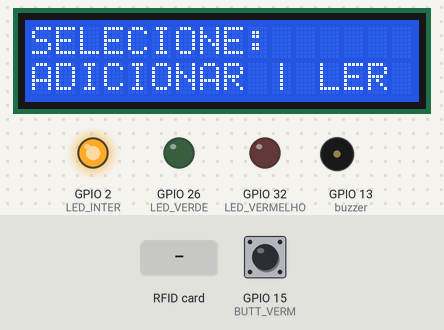
The program below on a simulated ESP32. Shown: 16×2 character LCD, output pins drawn as LEDs (lit = HIGH), buzzer (waves = sounding). The inputs (shaded band) are chosen by the test bench; at power-on: GPIO 15 (BUTT_VERM) HIGH. WiFi joins after 1.5 s; servers stay silent unless stated; uploads are accepted with an empty reply; what the program prints to the serial monitor is not drawn.

Above: at 2.9 s.
3.0 s: GPIO 15 (BUTT_VERM) pulled LOW for 0.15 s
At 3.9 s:
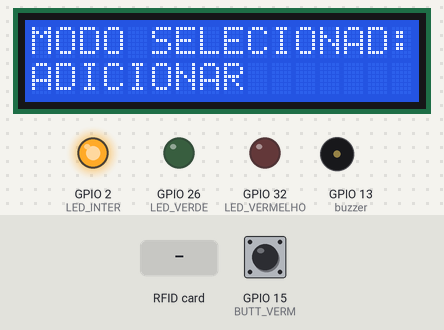
At 5.9 s:
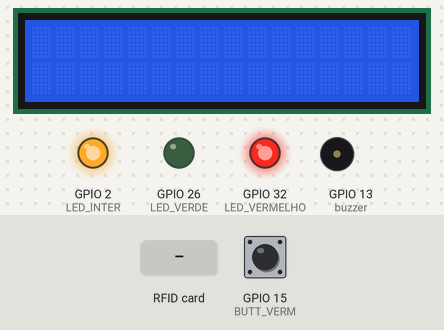
6.1 s: RFID card 5E 7A 19 C4 held to the reader
At 7.9 s:
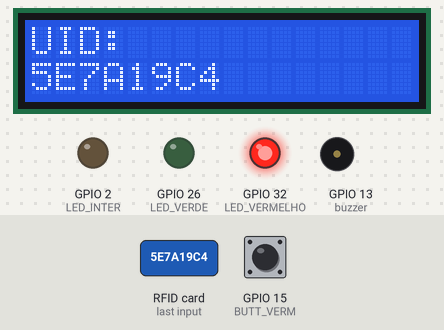
Timing chart, 0 to 14.3 s (numbered marks = the images above; inputs shaded):
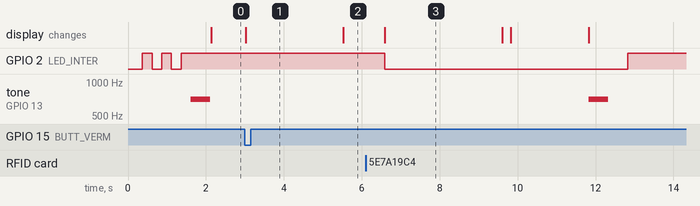

Measured:
- after the input at 3.0 s, GPIO 32 (LED_VERMELHO): LOW → HIGH after 2.5 s; the display: changes at once (image 1)
- after the input at 6.1 s, GPIO 2 (LED_INTER): HIGH → LOW after 0.48 s, → HIGH 6.2 s later; tone on GPIO 13 (buzzer): silent → 700 Hz after 5.7 s, → silent 0.50 s later; the display: changes after 0.50 s (image 3)

The program:

main.cpp
```cpp
// INCLUIR BIBLIOTECAS
#include <Arduino.h>
#include <MFRC522.h>
#include <WiFi.h>
#include <HTTPClient.h>
#include <Wire.h>
#include <LiquidCrystal_I2C.h>
#include <SPI.h>

// PINOS
#define SS_PIN 5                    //--> PINOS PARA O RFID
#define RST_PIN 27                  //--> PINOS PARA O RFID
#define buzzer 13                   //--> PINO DO BUZZER
#define LED_INTER 2                 //--> PINO PARA O LED INTERNO
#define LED_VERMELHO 32             //--> PINO PARA O LED VERMELHO
#define LED_VERDE 26                //--> PINO PARA O LED VERDE
#define BUTT_VERM 15                //--> PINO BOTÃO VERMELHO
#define BUTT_AZUL 27                //--> PINO BOTÃO AZUL
MFRC522 mfrc522(SS_PIN, RST_PIN);   //--> CRIAR INSTANCIA PARA MODULO RFID.
LiquidCrystal_I2C lcd(0x27, 16, 2); //--> Inicia o LCD
WiFiServer server(80);              //--> PORTA DO SERVIDOR

// VARIAVEIS
const char *ssid = "ETEC de Lins";
const char *password = "";

int readsuccess;
byte readcard[4];
char str[32] = "";
String StrUID;
String payload;
bool btVermelho;
bool btAzul;
String IP = "20.226.76.59";
bool modo;

// TRANSFORMA A UID DO CARTÃO EM STRING LEGIVEL
void ArrayPraSting(byte array[], unsigned int len, char buffer[])
{
  for (unsigned int i = 0; i < len; i++)
  {
    byte nib1 = (array[i] >> 4) & 0x0F;
    byte nib2 = (array[i] >> 0) & 0x0F;
    buffer[i * 2 + 0] = nib1 < 0xA ? '0' + nib1 : 'A' + nib1 - 0xA;
    buffer[i * 2 + 1] = nib2 < 0xA ? '0' + nib2 : 'A' + nib2 - 0xA;
  }
  buffer[len * 2] = '\0';
}

// LÊ E VERIRICA SE O CARTÃO ESTÁ PRESENTE
int getid()
{
  if (!mfrc522.PICC_IsNewCardPresent())
  {
    return 0;
  }
  if (!mfrc522.PICC_ReadCardSerial())
  {
    return 0;
  }

  Serial.print("O UID DO CARTÃO É: ");

  for (int i = 0; i < 4; i++)
  {
    readcard[i] = mfrc522.uid.uidByte[i];
    ArrayPraSting(readcard, 4, str);
    StrUID = str;
  }
  mfrc522.PICC_HaltA();
  return 1;
}

// LCD
void InserirLCD(String info, String info2, int temp)
{
  lcd.setCursor(0, 0);
  lcd.print(info);
  lcd.setCursor(0, 1);
  lcd.print(info2);
  delay(temp);
  lcd.clear();
}

// BUZZER
void apito(int tempo)
{
  ledcWriteTone(0, 700); // ACIONA O BUZZER
  delay(tempo);
  ledcWriteTone(0, 0); // DESATIVA O BUZZER
}

// WIFI
void conectWifi()
{
  Serial.print("Conectando");
  while (WiFi.status() != WL_CONNECTED)
  {
    Serial.print(".");
    digitalWrite(LED_INTER, LOW);
    delay(250);
    digitalWrite(LED_INTER, HIGH);
    delay(250);
  }

  digitalWrite(LED_INTER, HIGH);
  Serial.println("");
  Serial.print("Conectado a : ");
  Serial.println(ssid);
  Serial.print("Endereço de IP: ");
  Serial.println(WiFi.localIP());
  apito(500);
  Serial.print('\n');
}

// SETUP
void setup()
{
  Serial.begin(9600);
  SPI.begin();
  mfrc522.PCD_Init();
  lcd.init();               //--> Inicia o LCD
  lcd.backlight();          //--> Inicia o Backlight do LCD
  ledcAttachPin(buzzer, 0); //--> INICIALIZA O BUZZER
  pinMode(LED_INTER, OUTPUT);
  pinMode(LED_VERMELHO, OUTPUT);
  pinMode(LED_VERDE, OUTPUT);
  pinMode(BUTT_VERM, INPUT_PULLUP);
  pinMode(BUTT_AZUL, INPUT_PULLUP);

  WiFi.begin(ssid, password); //--> nem precisa falar oq isso faz né?
  conectWifi();

  server.begin(); //--> INICIAR SERVIDOR HTTP
  lcd.setCursor(0, 0);
  lcd.print("SELECIONE:");
  lcd.setCursor(0, 1);
  lcd.print("ADICIONAR | LER");
  Serial.print("MODO:");

  while (true)
  {
    btVermelho = digitalRead(BUTT_VERM);
    btAzul = digitalRead(BUTT_AZUL);

    if (btVermelho == true && btAzul == false)
    {
      lcd.clear();
      Serial.print(" LER! \n");
      InserirLCD("MODO SELECIONAD:", "LER", 2500);
      modo = true;
      break;
    }
    else if (btAzul == true && btVermelho == false)
    {
      lcd.clear();
      Serial.print(" ADICIONAR! \n");
      InserirLCD("MODO SELECIONAD:", "ADICIONAR", 2500);
      modo = false;
      break;
    }
  }
}

// LOOP
void loop()
{
  digitalWrite(LED_VERMELHO, HIGH);
  digitalWrite(LED_INTER, HIGH);

  readsuccess = getid();
  //--> LER O CARTÃO
  if (modo == true)
  {
    if (readsuccess)
    {
      digitalWrite(LED_INTER, LOW);

      String UIDresultSend, postData;
      UIDresultSend = StrUID;

      Serial.println(UIDresultSend);
      InserirLCD("UID:", UIDresultSend, 3000);

      HTTPClient http;
      http.begin("https://" + IP + "/src/esp32/read.php?UID=" + UIDresultSend); //
      Serial.println("https://" + IP + "/src/esp32/read.php?UID=" + UIDresultSend);
      int httpCode = http.GET();

      // SE RECEBER RESPOSTA DO SERVIDOR HTTP
      if (httpCode > 0)
      {
        // SE DER CERTO
        if (httpCode == HTTP_CODE_OK)
        {
          payload = http.getString();
          Serial.println(payload);
          if (payload == "negado")
          {
            InserirLCD(" ERRO:", "NENHUMA PASS.", 2000);
            apito(150);
          }
          else
          {
            InserirLCD("N. DE PASSAGENS:", payload, 1500);
            digitalWrite(LED_VERDE, HIGH);
            digitalWrite(LED_VERMELHO, LOW);
            apito(1500);
            digitalWrite(LED_VERDE, LOW);
            digitalWrite(LED_VERMELHO, HIGH);
          }
        }
        else
        {
          // erro HTTP
          Serial.printf("[HTTP] GET... ERRO: %d\n", httpCode);
        }
      }
      else
      {
        // erro HTTP
        Serial.printf("[HTTP] GET... falhou. ERRO: %s\n", http.errorToString(httpCode).c_str());
      }
      http.end();
    }
  }
  else
  {
    //--> ADICIONAR CARTÃO AO BANCO DE DADOS
    if (readsuccess)
    {
      digitalWrite(LED_INTER, LOW);

      String UIDresultSend, postData;
      UIDresultSend = StrUID;

      Serial.println(UIDresultSend);
      InserirLCD("UID:", UIDresultSend, 3000);

      HTTPClient http;
      http.begin("https://" + IP + "/src/esp32/add.php?UID=" + UIDresultSend); //
      Serial.println("https://" + IP + "/src/esp32/add.php?UID=" + UIDresultSend);
      int httpCode = http.GET();

      // SE RECEBER RESPOSTA DO SERVIDOR HTTP
      if (httpCode > 0)
      {
        // SE DER CERTO
        if (httpCode == HTTP_CODE_OK)
        {
          payload = http.getString();
          Serial.println(payload);
          if (payload == "CAD")
          {
            InserirLCD("ESTADO:", "CADASTRADO", 2000);
            digitalWrite(LED_VERDE, HIGH);
            digitalWrite(LED_VERMELHO, LOW);
            delay(500);
            digitalWrite(LED_VERDE, LOW);
          }
          else
          {
            InserirLCD("ESTADO:", "JA CADASTRADO", 2000);
            apito(500);
          }
        }
        else
        {
          // erro HTTP
          Serial.printf("[HTTP] GET... ERRO: %d\n", httpCode);
        }
      }
      else
      {
        // erro HTTP
        Serial.printf("[HTTP] GET... falhou. ERRO: %s\n", http.errorToString(httpCode).c_str());
      }
      http.end();
    }

    delay(500);
    digitalWrite(LED_INTER, LOW);
  }
}
```
